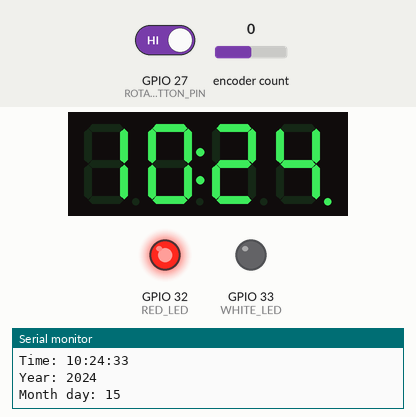
Simulated run of this sketch. Board: ESP32. Parts: 4-digit seven-segment display, output pins drawn as LEDs (lit = HIGH), the last lines printed to the serial monitor. The inputs (shaded band) are chosen by the test bench; at power-on: GPIO 27 (ROTARY_ENCODER_BUTTON_PIN) HIGH, encoder count 0. WiFi joins after 1.5 s; servers stay silent unless stated; network time is answered at once with the bench clock; the local clock reads 2024-03-15 10:24:30 at power-on unless the sketch sets it; random numbers use the default seed unless the sketch sets one; the audio player accepts every command and is not drawn.

Above: at 3.2 s.
3.3 s: GPIO 27 (ROTARY_ENCODER_BUTTON_PIN) driven LOW
At 4.6 s:
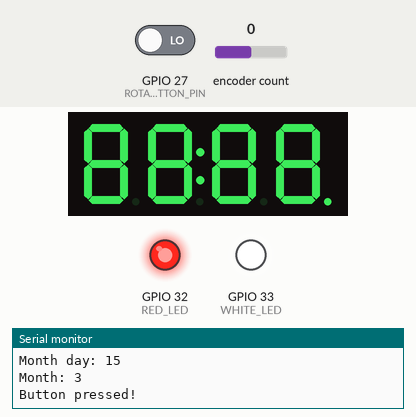
6.3 s: GPIO 27 (ROTARY_ENCODER_BUTTON_PIN) driven HIGH
At 7.1 s:
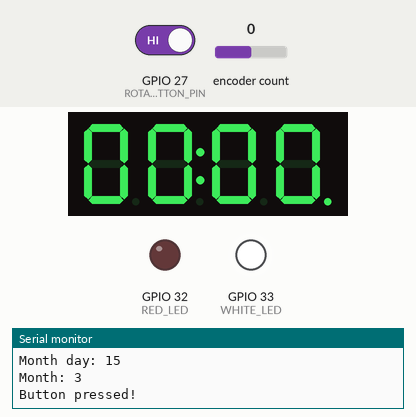
At 8.17 s:
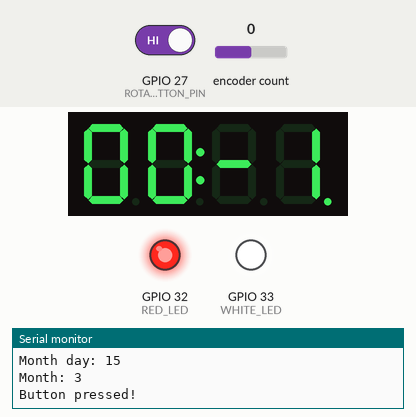
Timing chart, 0 to 15.2 s (numbered marks = the images above; inputs shaded):
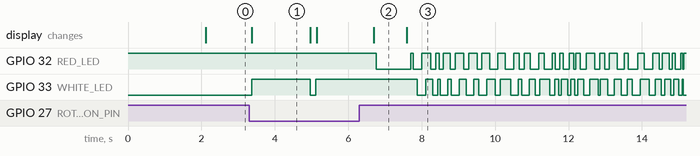

Measured:
- after the input at 3.3 s, GPIO 33 (WHITE_LED): LOW → HIGH after 0.07 s, → LOW 1.6 s later, → HIGH 0.15 s later; the display: changes after 0.07 s (image 1)
- what the display in image 1 shows lasts 1.6 s, from 3.4 s to 5.0 s
- what the display in image 2 shows lasts 0.9 s, from 6.7 s to 7.6 s

The sketch:

R2D2_clock_timer_v7_web_portal.ino
```cpp
#include "WiFiManager.h"
#include "NTPClient.h"
#include "TM1637Display.h"
#include "DFRobotDFPlayerMini.h"
#include "AiEsp32RotaryEncoder.h"

//========================USEFUL VARIABLES=============================
uint16_t notification_volume= 15;
int UTC = 2; // UTC + value in hour - Summer time
int Display_backlight = 3; // Set displays brightness 0 to 7;
//=====================================================================

#define ROTARY_ENCODER_A_PIN 25
#define ROTARY_ENCODER_B_PIN 26
#define ROTARY_ENCODER_BUTTON_PIN 27
#define RED_LED 32
#define WHITE_LED 33
#define ROTARY_ENCODER_STEPS 4
#define ROTARY_ENCODER_VCC_PIN -1

const byte RXD2 = 16; // Connects to module's TX
const byte TXD2 = 17; // Connects to module's RX
const long utcOffsetInSeconds = 3600; // UTC + 2H / Offset in second
bool res;

AiEsp32RotaryEncoder rotaryEncoder = AiEsp32RotaryEncoder(ROTARY_ENCODER_A_PIN, ROTARY_ENCODER_B_PIN, ROTARY_ENCODER_BUTTON_PIN, ROTARY_ENCODER_VCC_PIN, ROTARY_ENCODER_STEPS);

void IRAM_ATTR readEncoderISR()
{
    rotaryEncoder.readEncoder_ISR();
}

#define FPSerial Serial1
DFRobotDFPlayerMini myDFPlayer;
void printDetail(uint8_t type, int value);

float counter = 0;
String currentDir = "";
unsigned long lastButtonPress = 0;
int btnState = 0;

int secondes = 0;
int minutes = 0;
float inc_red_led = 0;


// Define NTP Client to get time
WiFiUDP ntpUDP;
NTPClient timeClient(ntpUDP, "pool.ntp.org", utcOffsetInSeconds*UTC);
TM1637Display red1(21, 22);

void setup() {

  pinMode(RED_LED, OUTPUT);
  pinMode(WHITE_LED, OUTPUT);
  digitalWrite(RED_LED, 1);
  red1.setBrightness(Display_backlight);
  Serial.begin(9600);

    WiFiManager manager;

   manager.setTimeout(180);
  //fetches ssid and password and tries to connect, if connections succeeds it starts an access point with the name called "BTTF_CLOCK" and waits in a blocking loop for configuration
  res = manager.autoConnect("R2D2","password");
    //manager.resetSettings();
  if(!res) {
  Serial.println("failed to connect and timeout occurred");
  ESP.restart(); //reset and try again
  }

  timeClient.begin();

  FPSerial.begin(9600, SERIAL_8N1, RXD2, TXD2);
  Serial.println();
  Serial.println(F("DFRobot DFPlayer Mini Demo"));
  Serial.println(F("Initializing DFPlayer ... (May take 3~5 seconds)"));

  if (!myDFPlayer.begin(FPSerial, /*isACK = */true, /*doReset = */true)) {  //Use serial to communicate with mp3.
    Serial.println(F("Unable to begin:"));
    Serial.println(F("1.Please recheck the connection!"));
    Serial.println(F("2.Please insert the SD card!"));
    while(true){
      delay(0); // Code to compatible with ESP8266 watch dog.
    }
  }
  Serial.println(F("DFPlayer Mini online."));

  myDFPlayer.volume(20);  //Set volume value. From 0 to 30
  myDFPlayer.play(1);  //Play the first mp3

  Serial.println("\n Starting");

  rotaryEncoder.begin();
  rotaryEncoder.setup(readEncoderISR);
  rotaryEncoder.setBoundaries(0, 3500, true); //minValue, maxValue, circleValues true|false (when max go to min and vice versa)
  rotaryEncoder.setAcceleration(250);

}

void loop() {

 timeClient.update();
 red1.showNumberDecEx(timeClient.getHours(),0b01000000,true,2,0);
 red1.showNumberDecEx(timeClient.getMinutes(),0b01000000,true,2,2);
digitalWrite(RED_LED, 1);
  Serial.print("Time: ");
  Serial.println(timeClient.getFormattedTime());
  unsigned long epochTime = timeClient.getEpochTime();
  struct tm *ptm = gmtime ((time_t *)&epochTime);
  int currentYear = ptm->tm_year+1900;
  Serial.print("Year: ");
  Serial.println(currentYear);

  int monthDay = ptm->tm_mday;
  Serial.print("Month day: ");
  Serial.println(monthDay);

  int currentMonth = ptm->tm_mon+1;
  Serial.print("Month: ");
  Serial.println(currentMonth);

  if (myDFPlayer.available()) {
    printDetail(myDFPlayer.readType(), myDFPlayer.read()); //Print the detail message from DFPlayer to handle different errors and states.
  }

  btnState = digitalRead(ROTARY_ENCODER_BUTTON_PIN);
  ledcWrite(0, inc_red_led);
  digitalWrite(WHITE_LED, LOW);

  //If we detect LOW signal, button is pressed
  if (btnState == LOW) {
    //if 50ms have passed since last LOW pulse, it means that the
    //button has been pressed, released and pressed again
    if (millis() - lastButtonPress > 50) {
      Serial.println("Button pressed!");
      Setup_timer();
    }

    // Remember last button press event
    lastButtonPress = millis();
  }

if ( inc_red_led <= 254)
   inc_red_led = inc_red_led + 0.1;
else inc_red_led = 0;

  delay(1);

if((currentMonth*30 + monthDay) >= 121 && (currentMonth*30 + monthDay) < 331){
timeClient.setTimeOffset(utcOffsetInSeconds*UTC);} // Change daylight saving time - Summer - change 31/03 at 00:00
else {timeClient.setTimeOffset((utcOffsetInSeconds*UTC) - 3600);} // Change daylight saving time - Winter - change 31/10 at 00:00

}

void Setup_timer() {

  red1.showNumberDecEx(88,0b01000000,true,2,0);
  red1.showNumberDecEx(88,0b01000000,true,2,2);

  digitalWrite(RED_LED, HIGH);
  digitalWrite(WHITE_LED, HIGH);
  myDFPlayer.play(2);
  delay(500);

  btnState = digitalRead(ROTARY_ENCODER_BUTTON_PIN);
  while (digitalRead(ROTARY_ENCODER_BUTTON_PIN) == HIGH) {

    if (rotaryEncoder.encoderChanged())
    {
        Serial.println(rotaryEncoder.readEncoder());
        counter = rotaryEncoder.readEncoder();
    }
    if (rotaryEncoder.isEncoderButtonClicked())
    {
        Serial.println("button pressed");
    }

    minutes = counter / 60;
    secondes =  ((counter / 60) - minutes) * 60;
    red1.showNumberDecEx(minutes,0b01000000,true,2,0);
    red1.showNumberDecEx(secondes,0b01000000,true,2,2);


  }
  Countdown(counter);
  Serial.println("Sortie de la boucle");
}


void Countdown (float timer_counter) {

  myDFPlayer.play(8);;
  delay(1000);
  btnState = digitalRead(ROTARY_ENCODER_BUTTON_PIN);

  while (btnState == HIGH )
  {
    btnState = digitalRead(ROTARY_ENCODER_BUTTON_PIN);
    for (int i = 10 ; i > 0; i--) {

      timer_counter = timer_counter - 0.1;
      minutes = timer_counter / 60;
      secondes =  ((timer_counter / 60) - minutes) * 60;
  red1.showNumberDecEx(minutes,0b01000000,true,2,0);
  red1.showNumberDecEx(secondes,0b01000000,true,2,2);
      delay(70);
      digitalWrite(RED_LED, LOW);
    }

    if (timer_counter <= 0) {

      myDFPlayer.play(3);

      for ( int i = 0 ; i < 9 ; i++) {
        digitalWrite(RED_LED, HIGH);
        waitMilliseconds(random(10, 150));
        digitalWrite(WHITE_LED, HIGH);
        waitMilliseconds(random(10, 150));
        digitalWrite(RED_LED, LOW);
        waitMilliseconds(random(10, 150));
        digitalWrite(WHITE_LED, LOW);
        waitMilliseconds(random(10, 150));
      }

      myDFPlayer.play(5);

      for ( int i = 0 ; i < 9 ; i++) {
        digitalWrite(RED_LED, HIGH);
        waitMilliseconds(random(10, 150));
        digitalWrite(WHITE_LED, HIGH);
        waitMilliseconds(random(10, 150));
        digitalWrite(RED_LED, LOW);
        waitMilliseconds(random(10, 150));
        digitalWrite(WHITE_LED, LOW);
        waitMilliseconds(random(10, 150));
      }

      myDFPlayer.play(7);

      for ( int i = 0 ; i < 9 ; i++) {
        digitalWrite(RED_LED, HIGH);
        waitMilliseconds(random(10, 150));
        digitalWrite(WHITE_LED, HIGH);
        waitMilliseconds(random(10, 150));
        digitalWrite(RED_LED, LOW);
        waitMilliseconds(random(10, 150));
        digitalWrite(WHITE_LED, LOW);
        waitMilliseconds(random(10, 150));
      }

      btnState = LOW;
      counter = 0;
    };
  }

}


void waitMilliseconds(uint16_t msWait)
{
  uint32_t start = millis();

  while ((millis() - start) < msWait)
  {
    // calling mp3.loop() periodically allows for notifications
    // to be handled without interrupts
    delay(1);
  }
}

void printDetail(uint8_t type, int value){
  switch (type) {
    case TimeOut:
      Serial.println(F("Time Out!"));
      break;
    case WrongStack:
      Serial.println(F("Stack Wrong!"));
      break;
    case DFPlayerCardInserted:
      Serial.println(F("Card Inserted!"));
      break;
    case DFPlayerCardRemoved:
      Serial.println(F("Card Removed!"));
      break;
    case DFPlayerCardOnline:
      Serial.println(F("Card Online!"));
      break;
    case DFPlayerUSBInserted:
      Serial.println("USB Inserted!");
      break;
    case DFPlayerUSBRemoved:
      Serial.println("USB Removed!");
      break;
    case DFPlayerPlayFinished:
      Serial.print(F("Number:"));
      Serial.print(value);
      Serial.println(F(" Play Finished!"));
      break;
    case DFPlayerError:
      Serial.print(F("DFPlayerError:"));
      switch (value) {
        case Busy:
          Serial.println(F("Card not found"));
          break;
        case Sleeping:
          Serial.println(F("Sleeping"));
          break;
        case SerialWrongStack:
          Serial.println(F("Get Wrong Stack"));
          break;
        case CheckSumNotMatch:
          Serial.println(F("Check Sum Not Match"));
          break;
        case FileIndexOut:
          Serial.println(F("File Index Out of Bound"));
          break;
        case FileMismatch:
          Serial.println(F("Cannot Find File"));
          break;
        case Advertise:
          Serial.println(F("In Advertise"));
          break;
        default:
          break;
      }
      break;
    default:
      break;
  }

}
```
